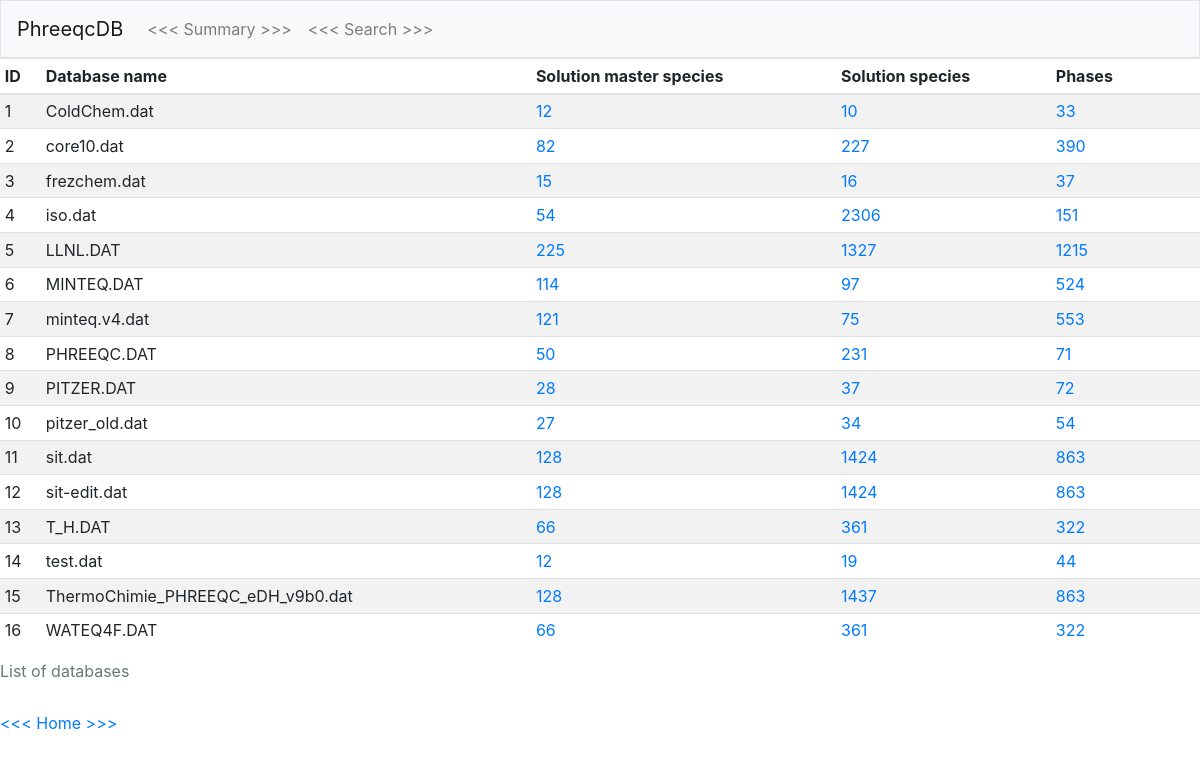
The page /overview on the database its author committed.
### tables this page shows
CREATE TABLE db_meta (id INTEGER, name TEXT NOT NULL, solution_master_species INTEGER, solution_species INTEGER, phases INTEGER, PRIMARY KEY(id));

### application.py (the view)
@app.route("/overview")
def summary():
    summary = db.execute("SELECT * FROM db_meta")
    return flask.render_template("summary.html", summary=summary)

### templates/summary.html (shortened to what this page needs)
{% extends "layout.html" %}
{% block main %}
<div>
    <table class="table table-hover table-sm table-striped">
        <caption>List of databases</caption>
        <thead>
            <tr>
                <th>ID</th>
                <th>Database name</th>
                <th>Solution master species</th>
                <th>Solution species</th>
                <th>Phases</th>
                <th></th>
            </tr>
        </thead>
        <tbody>
            {% for item in summary %}
                <tr onmouseover="showdelete({{ item.id }})" onmouseout="hidedelete({{ item.id }})">
                    <td>{{ item.id }}</td>
                    <td>{{ item.name }}</td>
                    <td><a href="/details?id={{ item.id }}&type=solution_master_species">{{ item.solution_master_species }}</a></td>
                    <td><a href="/details?id={{ item.id }}&type=solution_species">{{ item.solution_species }}</a></td>
                    <td><a href="/details?id={{ item.id }}&type=phases">{{ item.phases }}</a></td>
                    <td><a href="/delete?id={{ item.id }}" class="deletedb">&#x1F5D1;</a></td>
                </tr>
            {% endfor %}
        </tbody>
    </table>
</div>
<div>
    <a href="/">&lt;&lt;&lt; Home >>></a>
</div>
{% endblock %}

### static/styles.css (style rules this page uses)
thead { font-weight: bold; }

### rows shown on the page
db_meta: id "1", name "ColdChem.dat", solution_master_species "12", solution_species "10", phases "33"
db_meta: id "2", name "core10.dat", solution_master_species "82", solution_species "227", phases "390"
db_meta: id "3", name "frezchem.dat", solution_master_species "15", solution_species "16", phases "37"
db_meta: id "4", name "iso.dat", solution_master_species "54", solution_species "2306", phases "151"
db_meta: id "5", name "LLNL.DAT", solution_master_species "225", solution_species "1327", phases "1215"
db_meta: id "6", name "MINTEQ.DAT", solution_master_species "114", solution_species "97", phases "524"
db_meta: id "7", name "minteq.v4.dat", solution_master_species "121", solution_species "75", phases "553"
db_meta: id "8", name "PHREEQC.DAT", solution_master_species "50", solution_species "231", phases "71"
db_meta: id "9", name "PITZER.DAT", solution_master_species "28", solution_species "37", phases "72"
db_meta: id "10", name "pitzer_old.dat", solution_master_species "27", solution_species "34", phases "54"
db_meta: id "11", name "sit.dat", solution_master_species "128", solution_species "1424", phases "863"
db_meta: id "12", name "sit-edit.dat", solution_master_species "128", solution_species "1424", phases "863"
db_meta: id "13", name "T_H.DAT", solution_master_species "66", solution_species "361", phases "322"
db_meta: id "14", name "test.dat", solution_master_species "12", solution_species "19", phases "44"
db_meta: id "15", name "ThermoChimie_PHREEQC_eDH_v9b0.dat", solution_master_species "128", solution_species "1437", phases "863"
db_meta: id "16", name "WATEQ4F.DAT", solution_master_species "66", solution_species "361", phases "322"
